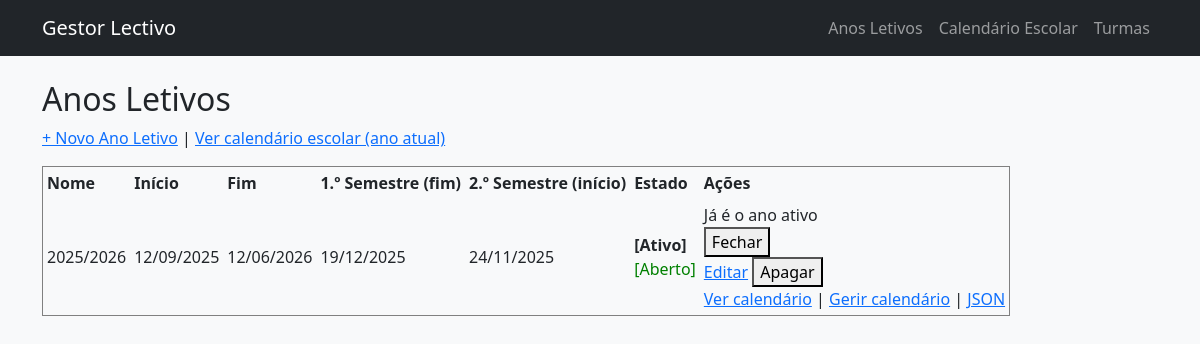
Screenshot of /anos-letivos with the database file from the repository.
### models.py (models this page shows)
class AnoLetivo(db.Model):
    __tablename__ = "anos_letivos"
    id = db.Column(db.Integer, primary_key=True)
    nome = db.Column(db.String(20), unique=True, nullable=False)
    data_inicio_ano = db.Column(db.Date, nullable=False)
    data_fim_ano = db.Column(db.Date, nullable=False)
    data_fim_semestre1 = db.Column(db.Date, nullable=False)
    data_inicio_semestre2 = db.Column(db.Date, nullable=False)
    descricao = db.Column(db.String(255))
    ativo = db.Column(db.Boolean, nullable=False, default=False)
    fechado = db.Column(db.Boolean, nullable=False, default=False)

### app.py (the view)
    @app.route("/anos-letivos")
    def anos_letivos_list():
        anos = AnoLetivo.query.order_by(AnoLetivo.data_inicio_ano.desc()).all()
        return render_template("anos_letivos/list.html", anos=anos)

### templates/anos_letivos/list.html
{% extends "base.html" %}
{% block content %}
<h2>Anos Letivos</h2>
<p>
  <a href="{{ url_for('anos_letivos_add') }}">+ Novo Ano Letivo</a> |
  <a href="{{ url_for('calendario_escolar') }}">Ver calendário escolar (ano atual)</a>
</p>
{% if anos %}
<table border="1" cellpadding="4" cellspacing="0">
  <tr>
    <th>Nome</th>
    <th>Início</th>
    <th>Fim</th>
    <th>1.º Semestre (fim)</th>
    <th>2.º Semestre (início)</th>
    <th>Estado</th>
    <th>Ações</th>
  </tr>
  {% for a in anos %}
  <tr>
    <td>{{ a.nome }}</td>
    <td>{{ a.data_inicio_ano.strftime("%d/%m/%Y") if a.data_inicio_ano }}</td>
    <td>{{ a.data_fim_ano.strftime("%d/%m/%Y") if a.data_fim_ano }}</td>
    <td>{{ a.data_fim_semestre1.strftime("%d/%m/%Y") if a.data_fim_semestre1 }}</td>
    <td>{{ a.data_inicio_semestre2.strftime("%d/%m/%Y") if a.data_inicio_semestre2 }}</td>
    <td>
      {% if a.ativo %}
        <strong>[Ativo]</strong><br>
      {% else %}
        [Inativo]<br>
      {% endif %}
      {% if a.fechado %}
        <span style="color:red;">[Fechado]</span>
      {% else %}
        <span style="color:green;">[Aberto]</span>
      {% endif %}
    </td>
    <td>
      {% if not a.ativo %}
        <form method="post"
              action="{{ url_for('anos_letivos_set_ativo', ano_id=a.id) }}"
              style="display:inline">
          <button type="submit">Tornar ativo</button>
        </form>
      {% else %}
        <span>Já é o ano ativo</span>
      {% endif %}
      <br>
      {% if a.fechado %}
        <form method="post"
              action="{{ url_for('anos_letivos_abrir', ano_id=a.id) }}"
              style="display:inline">
          <button type="submit">Reabrir</button>
        </form>
      {% else %}
        <form method="post"
              action="{{ url_for('anos_letivos_fechar', ano_id=a.id) }}"
              style="display:inline">
          <button type="submit">Fechar</button>
        </form>
      {% endif %}
      <br>
      <a href="{{ url_for('anos_letivos_edit', ano_id=a.id) }}">Editar</a>
      <form method="post"
            action="{{ url_for('anos_letivos_delete', ano_id=a.id) }}"
            style="display:inline"
            onsubmit="return confirm('Apagar este ano letivo?');">
        <button type="submit">Apagar</button>
      </form>
      <br>
      <a href="{{ url_for('calendario_escolar', ano_id=a.id) }}">Ver calendário</a> |
      <a href="{{ url_for('calendario_escolar_gestao', ano_id=a.id) }}">Gerir calendário</a> |
      <a href="{{ url_for('calendario_escolar_json', ano_id=a.id) }}">JSON</a>
    </td>
  </tr>
  {% endfor %}
</table>
{% else %}
<p>(sem anos letivos registados)</p>
{% endif %}
{% endblock %}

### rows the page displays
AnoLetivo: nome "2025/2026", data_inicio_ano "12/09/2025", data_fim_ano "12/06/2026", data_fim_semestre1 "19/12/2025", data_inicio_semestre2 "24/11/2025", ativo "[Ativo]", fechado "[Aberto]"
